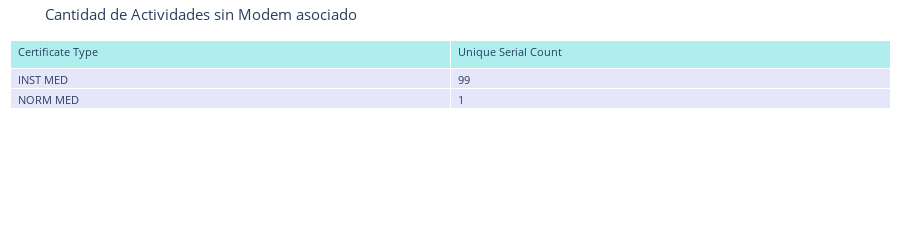

The cell this chart's notebook holds for it:
### Code cell
# Contar la frecuencia de cada 'serial'
serial_counts = df_certificados['serial'].value_counts()

# Filtrar seriales que aparecen exactamente una vez
unique_serials = serial_counts[serial_counts == 1].index

# Filtrar el DataFrame original para mantener solo los seriales únicos
df_unique_serials = df_certificados[df_certificados['serial'].isin(unique_serials)]

# Contar la frecuencia de seriales únicos para cada 'certificate_type'
frequency_table = df_unique_serials.groupby('certificate_type')['serial'].count().reset_index()
frequency_table.columns = ['Certificate Type', 'Unique Serial Count']

# Calcular la altura del gráfico basado en el número de filas
num_rows = len(frequency_table)
table_height = max(100, 40 * num_rows + 40)  # 40 pixels per row + 40 pixels for padding

# Crear la tabla en Plotly
fig = go.Figure(data=[go.Table(
    header=dict(values=['Certificate Type', 'Unique Serial Count'],
                fill_color='paleturquoise',
                align='left'),
    cells=dict(values=[frequency_table['Certificate Type'], frequency_table['Unique Serial Count']],
               fill_color='lavender',
               align='left'))
])

# Ajustar el diseño y formato del gráfico
fig.update_layout(
    title='Cantidad de Actividades sin Modem asociado',
    font=dict(size=11),  # Ajustar el tamaño del texto
    template='plotly_white',  # Cambiar el tema a plotly_white
    height=table_height,  # Ajustar la altura del gráfico
    margin=dict(l=10, r=10, t=40, b=10)  # Reducir márgenes
)

# Mostrar el gráfico
fig.show()

### Figure 1 — Plotly figure (JSON) as saved in the notebook; plotly's stock layout.template omitted (floating-point values rounded to 4 significant figures)
{"data": [{"cells": {"align": "left", "fill": {"color": "lavender"}, "values": [["INST MED", "NORM MED"], [99, 1]]}, "header": {"align": "left", "fill": {"color": "paleturquoise"}, "values": ["Certificate Type", "Unique Serial Count"]}, "type": "table"}], "layout": {"font": {"size": 11}, "height": 120, "margin": {"b": 10, "l": 10, "r": 10, "t": 40}, "title": {"text": "Cantidad de Actividades sin Modem asociado"}}}
